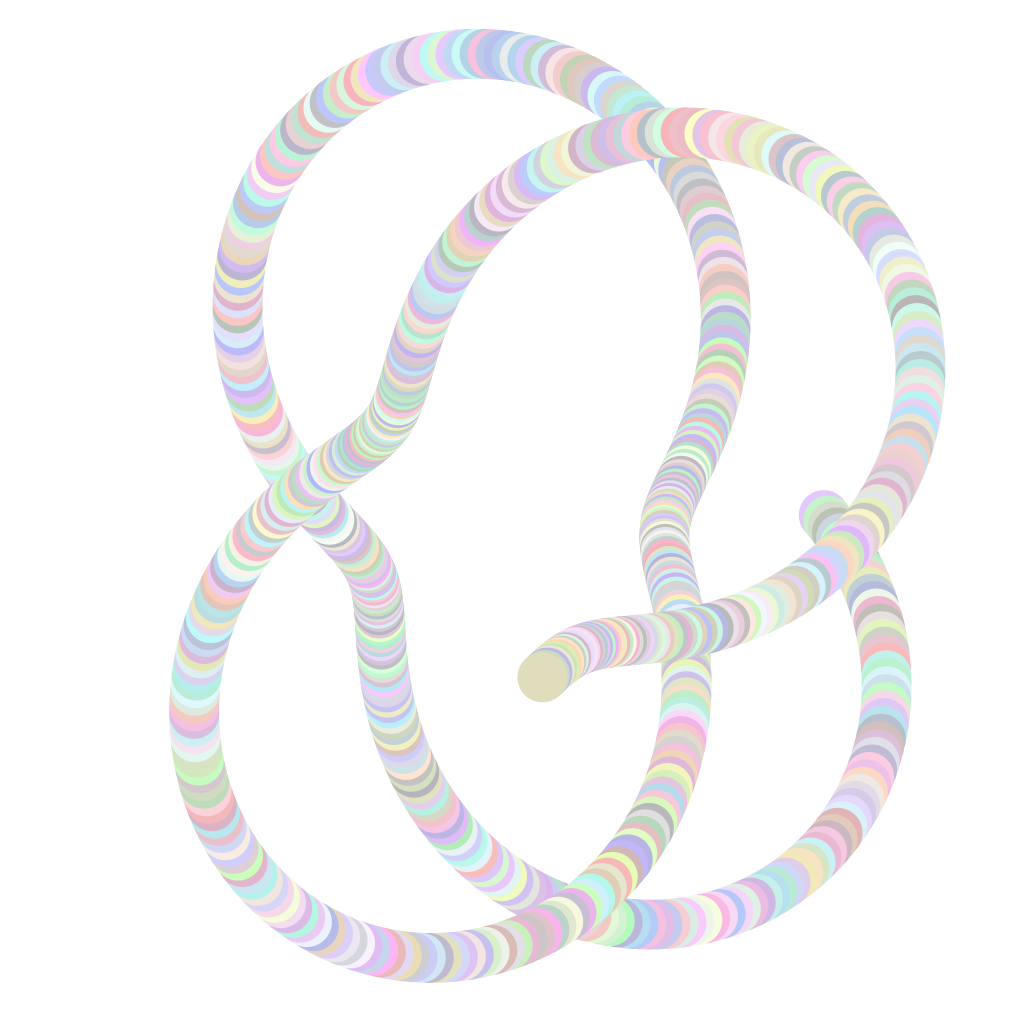
Frame 1 (no input)
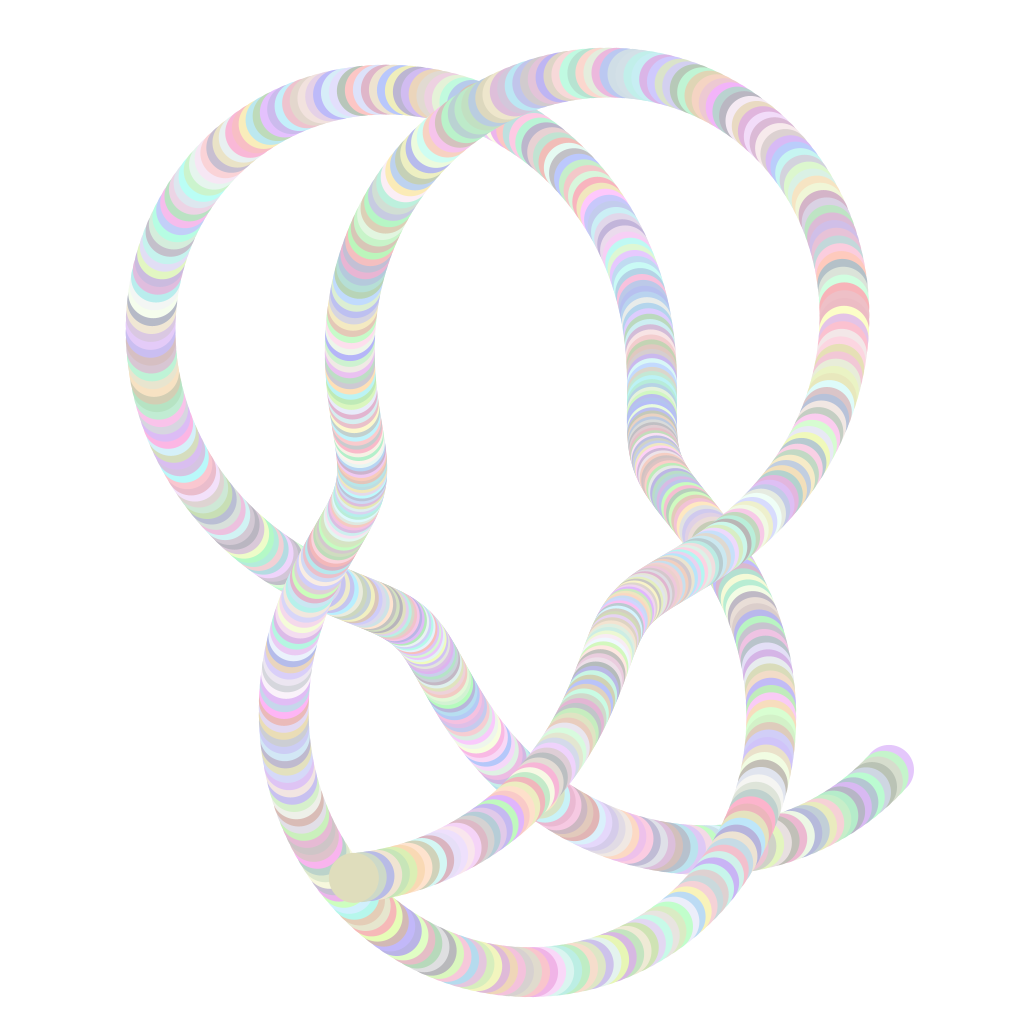
Frame 60 (the mouse pressed at the canvas centre just before this capture)
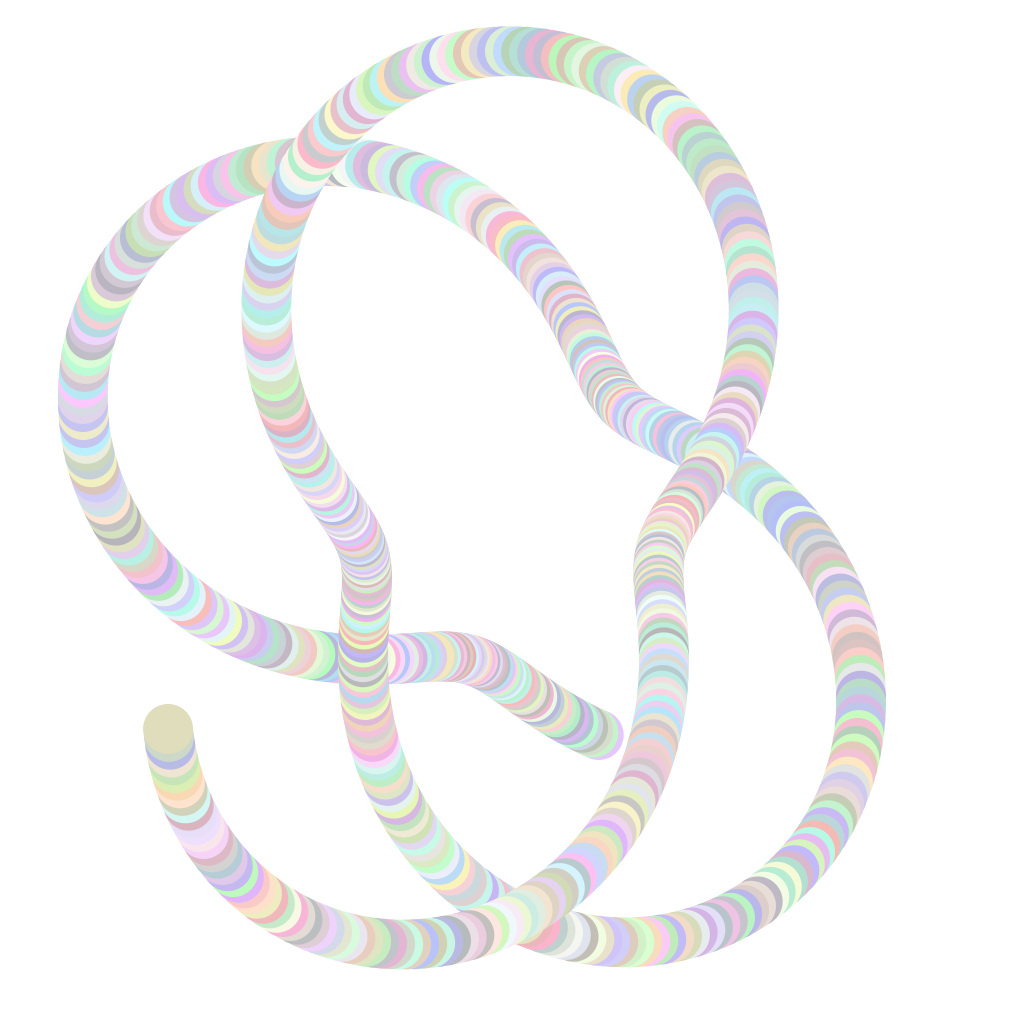
Frame 120 (the mouse held since frame 60 and released just before this capture)

The Processing sketch that drew these frames (run headless with seeded random() and noise(); from frame 60 on, the mouse is pressed at the canvas centre):

// Processing sketch: noby_251102a
// ── noby_251102a.pde
color[] rColor;

void setup() {
  rColor = new color[800];
  for (int i = 0; i < rColor.length; i++) {
    rColor[i] = color(random(180, 255), random(180, 255), random(180, 255));
  }
  noStroke();
  size(1024, 1024);
}

void draw() {
  background(255);
  translate(width/2, height/2);
  for (int i = 0; i < rColor.length; i++) {
    fill(rColor[i]);
    float radius = map(sin((frameCount + i) * 0.03), -1, 1, width * 0.15, width * 0.45);
    circle(cos(radians(i) + (frameCount * 0.01)) * radius,
           sin(radians(i) + (frameCount * 0.01)) * radius,
           50);
  }
  
  if(frameCount == 1) save("sample.png");
}
